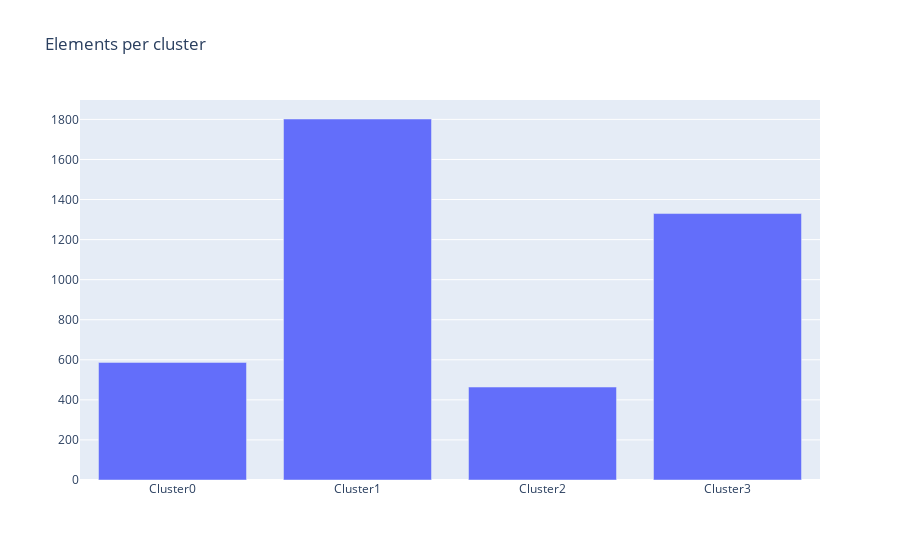

Notebook code for this chart:
### Code cell
labels_list = ['Cluster'+str(x) for x in np.unique(kmeans.labels_, return_counts=True)[0]]
fig = px.bar(x=labels_list,y=np.unique(kmeans.labels_, return_counts=True)[1], title="Elements per cluster")
fig.update_xaxes(title="")
fig.update_yaxes(title="")
fig.show()

### Figure 1 — Plotly figure (JSON) as saved in the notebook; plotly's stock layout.template omitted (floating-point values rounded to 4 significant figures)
{"data": [{"alignmentgroup": "True", "hovertemplate": "x=%{x}<br>y=%{y}<extra></extra>", "legendgroup": "", "marker": {"color": "#636efa"}, "name": "", "offsetgroup": "", "orientation": "v", "showlegend": false, "textposition": "auto", "type": "bar", "x": ["Cluster0", "Cluster1", "Cluster2", "Cluster3"], "xaxis": "x", "y": [587, 1802, 464, 1330], "yaxis": "y"}], "layout": {"autosize": true, "barmode": "relative", "legend": {"tracegroupgap": 0}, "title": {"text": "Elements per cluster"}, "xaxis": {"anchor": "y", "autorange": true, "domain": [0, 1], "range": [-0.5, 3.5], "title": {"text": ""}, "type": "category"}, "yaxis": {"anchor": "x", "autorange": true, "domain": [0, 1], "range": [0, 1897.0], "title": {"text": ""}, "type": "linear"}}}
